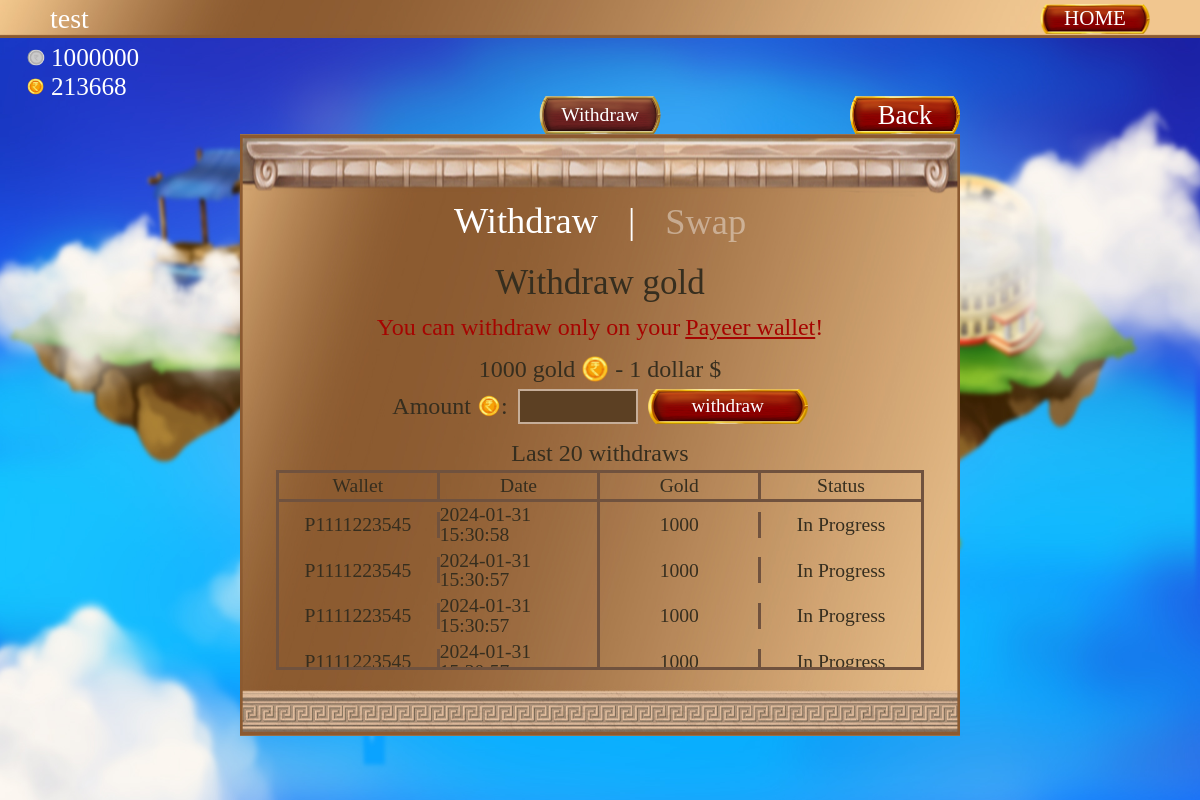
Page /pages/withdraw.php (signed in) on the committed database.
### tables this page shows
CREATE TABLE `users` (
  `user_id` int NOT NULL,
  `username` text NOT NULL,
  `email` text NOT NULL,
  `password` text NOT NULL,
  `payeer_wallet` varchar(20) DEFAULT NULL,
  `ref_id` int NOT NULL,
  `ban` int NOT NULL DEFAULT '0',
  `key_forgot` text
);

CREATE TABLE `users_b` (
  `user_id` int NOT NULL,
  `username` text NOT NULL,
  `silver` int NOT NULL,
  `gold` int NOT NULL
);

CREATE TABLE `users_withdraw` (
  `withdraw_id` int NOT NULL,
  `user_id` int NOT NULL,
  `date_withdraw` int NOT NULL,
  `gold` int NOT NULL,
  `payeer_wallet` varchar(20) NOT NULL,
  `status` int NOT NULL
);

### pages/withdraw.php (the view, shortened to what this page needs)
<?php
	require_once '../classes/configdb.php';
	$user_id = intval($_SESSION['user']);
	$user = $db->query("SELECT * FROM users WHERE user_id = '$user_id'");
	$row = $user->fetch_assoc();
	$users_b = $db->query("SELECT * FROM users_b WHERE user_id = '$user_id'");
	$row2 = $users_b->fetch_assoc();
?>
<!DOCTYPE html>
<html lang="en">
	<head>
		<link rel="stylesheet" type="text/css" href="../css/style4.css">
	</head>
	<body>
		<div class="main">
			<div class="header">
				<div class="panel">
					<div class="panel_nick"><?=$row['username']?></div>
					<a class="panel_exit" href="/pages/mylands.php">HOME</a>
				</div>
				<div class="silver">
					<div class="silver-img"></div>
					<div class="silver-text"><?=$row2['silver']?></div>
				</div>
				<div class="gold">
					<div class="gold-img"></div>
					<div class="gold-text"><?=$row2['gold']?></div>
				</div>
			</div>
			<div class="help_main">
				<div class="help_buttons">
					<div class="help_button3">Withdraw</div>
					<a class="help_button" href="/pages/mylands.php">Back</a>
				</div>
				<div class="help_block">
					<div class="block1">
						<?if($_GET['1'] === "Swap") {?>
						<form class="buttons_change" action="" method="GET">
							<input class="h1_button blur" type="submit" value="Withdraw" name="1">
							<h1 class="h1_button" style="cursor:default;">|</h1>
							<h1 class="h1_button" style="cursor:default;">Swap</h1>
						</form>
						<div class="swap_block">
							<?if(isset($_SESSION['msgb'])){?><h2 class="msg"><?=$_SESSION['msgb']?></h2><?} unset($_SESSION['msgb']);?>
							<h1 class="h1_block">Swap gold</h1>
							<h2 class="h2_block">1 gold <img src="../img/islands/coin_gold.png" alt="coin"> - 1 silver <img src="../img/islands/coin_silver.png" alt="coin"></h2>
							<h2 class="h2_block">
								<form class="swap_form" action="" method="POST">
									<label for="swap_text">Amount <img src="../img/islands/coin_gold.png" alt="gold">:</label>
									<input class="swap_text" type="text" name="amount_gold" id="swap_text">
									<input class="swap_input" name="window" type="submit" value="swap">
								</form>
							</h2>
						</div>
						<h1 class="h2_block">Last 20 swaps</h1>
						<div class="table_profile">
							<div class="tr_profile">
								<span class="td_profile" style="border-bottom: 3px solid #70523e;border-right: 3px solid #70523e;">Date</span>
								<span class="td_profile" style="border-bottom: 3px solid #70523e;border-right: 3px solid #70523e;">Gold</span>
								<span class="td_profile" style="border-bottom: 3px solid #70523e;">Silver</span>
							</div>
							<? $swap = $db->query("SELECT * FROM swap_gold WHERE user_id = '$user_id' ORDER BY date_swap DESC LIMIT 20");
							if ($swap->num_rows > 0) {
								for ($i = $swap->num_rows; $i > 0; $i--) {
									$row3 = $swap->fetch_assoc();?>
							<div class="tr_profile">
								<span class="td_profile" style="border-right: 3px solid #70523e;"><?=date('Y-m-d H:i:s', $row3['date_swap'])?></span>
								<span class="td_profile" style="border-right: 3px solid #70523e;"><?=$row3['gold']?></span>
								<span class="td_profile"><?=$row3['silver']?></span>
							</div>
							<? } } else { ?>
							<div class="swap_none">
								You don`t have any swaps
							</div>
							<? } ?>
						</div>
						<?} else {?>
						<form class="buttons_change" action="" method="GET">
							<h1 class="h1_button" style="cursor:default;">Withdraw</h1>
							<h1 class="h1_button" style="cursor:default;">|</h1>
							<input class="h1_button blur" type="submit" value="Swap" name="1">
						</form>
						<div class="withdraw_block">
							<h1 class="h1_block">Withdraw gold</h1>
							<h2 class="h2_block" style="margin: 15px 0; color: #A60400;">You can withdraw only on your <a style="margin-left: 5px; text-decoration: underline; color: #A60400;" href="/pages/profile.php?1=Withdraw">Payeer wallet</a>!</h2>
							<h2 class="h2_block">1000 gold <img src="../img/islands/coin_gold.png" alt="coin"> - 1 dollar $</h2>
							<h2 class="h2_block">
								<form class="swap_form" action="" method="POST">
									<label for="withdraw_text">Amount <img src="../img/islands/coin_gold.png" alt="gold">:</label>
									<input class="swap_text" type="text" name="withdraw_gold" id="withdraw_text">
									<input class="withdraw_input" name="withdraw" type="submit" value="withdraw">
								</form>
							</h2>
						</div>
						<h1 class="h2_block">Last 20 withdraws</h1>
						<div class="table_profile">
							<div class="tr_profile">
								<span class="td_profile" style="border-bottom: 3px solid #70523e;border-right: 3px solid #70523e;">Wallet</span>
								<span class="td_profile" style="border-bottom: 3px solid #70523e;border-right: 3px solid #70523e;">Date</span>
								<span class="td_profile" style="border-bottom: 3px solid #70523e;border-right: 3px solid #70523e;">Gold</span>
								<span class="td_profile" style="border-bottom: 3px solid #70523e;">Status</span>
							</div>
							<? $withdraw = $db->query("SELECT * FROM users_withdraw WHERE user_id = '$user_id' ORDER BY date_withdraw DESC LIMIT 20");
							if ($withdraw->num_rows > 0) {
								for ($i = $withdraw->num_rows; $i > 0; $i--) {
									$row4 = $withdraw->fetch_assoc();?>
							<div class="tr_profile">
								<span class="td_profile" style="border-right: 3px solid #70523e;"><?=$row4['payeer_wallet']?></span>
								<span class="td_profile" style="border-right: 3px solid #70523e;"><?=date('Y-m-d H:i:s', $row4['date_withdraw'])?></span>
								<span class="td_profile" style="border-right: 3px solid #70523e;"><?=$row4['gold']?></span>
								<span class="td_profile"><?if ($row4['status'] == 0) { echo 'In Progress'; } else if ($row4['status'] == 1) { echo 'Success'; } else { echo 'Failed'; }?></span>
							</div>
							<? } } else { ?>
							<div class="swap_none">
								You don`t have any withdraws
							</div>
							<? } ?>
						</div>
						<?}?>
					</div>
				</div>
			</div>
		</div>
	</body>
</html>

### rows in the picture
users: username "test"
users_b: silver "1000000", gold "213668"
users_withdraw: payeer_wallet "P1111223545", date_withdraw "2024-01-31 15:30:58", gold "1000", status "In Progress"
users_withdraw: payeer_wallet "P1111223545", date_withdraw "2024-01-31 15:30:57", gold "1000", status "In Progress"
users_withdraw: payeer_wallet "P1111223545", date_withdraw "2024-01-31 15:30:57", gold "1000", status "In Progress"
users_withdraw: payeer_wallet "P1111223545", date_withdraw "2024-01-31…", gold "1000", status "In Progress"
